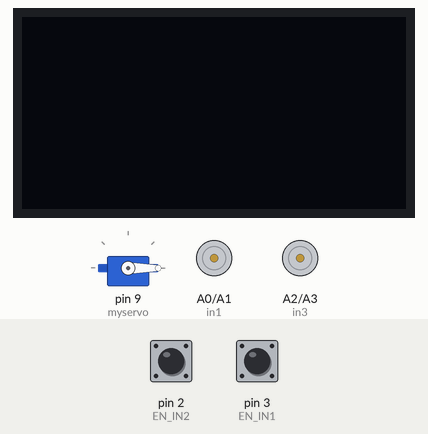
The sketch below on a simulated Arduino Uno, built with avr-gcc and run on an emulated ATmega328P. On the bench: 128×64 one-colour display, servo, motor-driver pin pairs drawn as motors (green arrow = first pin HIGH = forward, orange = second pin HIGH = backward, longer = more drive, scaled by the enable pin). The test bench sets the inputs (shaded band); at power-on: pin 2 (EN_IN2) HIGH, pin 3 (EN_IN1) HIGH.

Above: at 2.1 s.
At 3.05 s:
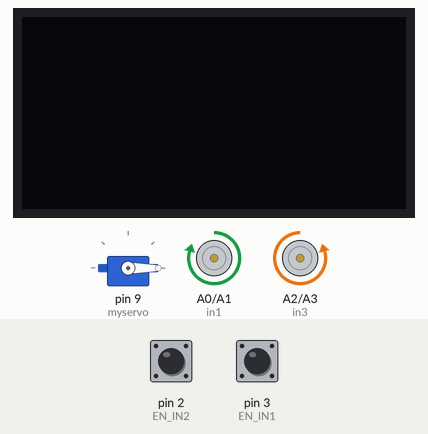
At 4.05 s:
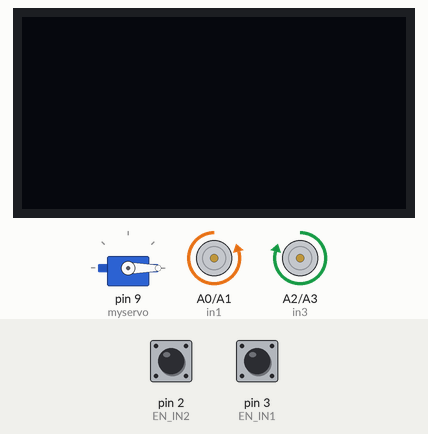
At 5.05 s:
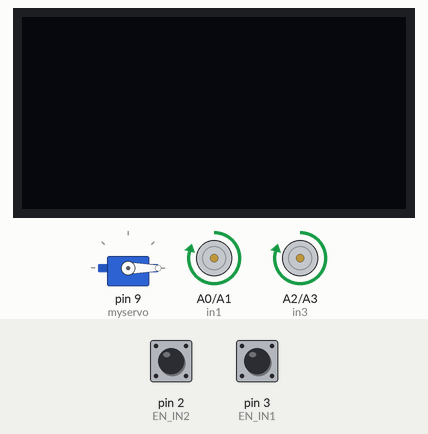
At 6.05 s:
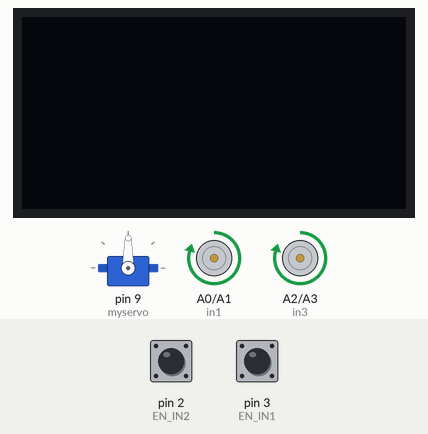
Timing chart, 0 to 7.3 s (numbered marks = the images above):
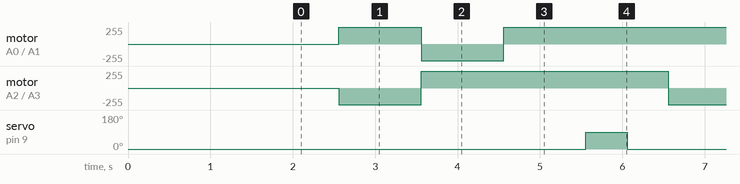

The sketch:

cmu.ino
```cpp
#include <Servo.h>
#include <Wire.h>
#include<SPI.h>
#include <Adafruit_GFX.h>
#include <Adafruit_SSD1306.h>


//.......................................SPI with Coral Dev Board Master................................................


//...................... declare an SSD1306 display object connected to I2C.................................
#define SCREEN_WIDTH 128 // OLED display width,  in pixels
#define SCREEN_HEIGHT 64 // OLED display height, in pixels
Adafruit_SSD1306 oled(SCREEN_WIDTH, SCREEN_HEIGHT, &Wire, -1);


//...............Encoder interupt and time counter declaration................................................
                                       //Arduino's interrrupt pin 3 and 2
#define EN_IN1 3 // Encoder Interupt 3
#define EN_IN2 2 //Encoder Interupt 2
//measurement interval in milliseconds
int interval = 1000;
//milliseconds counter during the interval
long previousMillis = 0;
long currentMillis = 0;


//...................RPM measurement variable..................................................................
#define EN_Rev 360
int rpm = 0;
float rpm_oriji;
//initializing encoder pulse count
volatile long encoderValue = 0;


//..................................  L298 MOTOR DRIVER CONTROL..................................................
int enA = 5; //enable motors A pwm
int enB = 6;//enable motors B pwm

int in1 = A0; //i motors A Direction
int in2 = A1;
int in3 = A2; // motors B Direction
int in4 = A3;

//.............................ULTRASONIC SENSOR.................................................................
// defines pins numbers
const int trigPin = 8;
const int echoPin = 4;
// defines variables
long duration;
int distance;


//............................Servo...........................................................

Servo myservo;
int Degree;


//..............................................................................................................................................................................................
void setup() {
   // For the serial monitor
  Serial.begin(9600);//baud rate

  //....................L298 MOTOR CONTROL............................
  pinMode(enA, OUTPUT);
  pinMode(in1, OUTPUT);
  pinMode(in2, OUTPUT);

  pinMode(enB, OUTPUT);
  pinMode(in3, OUTPUT);
  pinMode(in4, OUTPUT);


//.......................ULTRASONIC SENSOR...............................
   pinMode(trigPin, OUTPUT); // Sets the trigPin as an Output
  pinMode(echoPin, INPUT); // Sets the echoPin as an Input


//.........................INTERUPTS.......................................
  pinMode(EN_IN1, INPUT_PULLUP);//Internal pull up to rduce noise
  pinMode(EN_IN2, INPUT_PULLUP);
        //Attaching interrupt. updateEncoder increments encoder value
  attachInterrupt(digitalPinToInterrupt(EN_IN1), updateEncoder, RISING);
  attachInterrupt(digitalPinToInterrupt(EN_IN2), updateEncoder, RISING);
        //initializing the timer
  previousMillis = millis();


//.....................SPI COMMUNICATION WITH DEV BOARD.......................
pinMode(MISO,OUTPUT);
SPCR |= _BV(SPE);
SPI.attachInterrupt();


//...........................OLED.............................................
        // initialize OLED display with address 0x3C for 128x64
  if (!oled.begin(SSD1306_SWITCHCAPVCC, 0x3C)) {
    Serial.println(F("SSD1306 allocation failed"));
    while (true);
  }
  delay(2000);         // wait for initializing
  oled.clearDisplay(); // clear display
  oled.setTextSize(1);          // text size
  oled.setTextColor(WHITE);     // text color
  oled.setCursor(0, 10);        // position to display // text to display
  oled.display();
//...........................SERVO.............................................

   myservo.attach(9,600,2300);  // (pin 9, min 0, max 180 deg =2300 uSec, if 90deg =1450 uSec)

  }


//................................................................................................................
//................................................................................................................
void loop() {


  byte Slavesend=Degree;
  SPDR = Slavesend;


/*oled.println("Speed");
oled.println(rpm_oriji);
int CentiMetres = Get_Distance();
oled.println(CentiMetres);
oled.println("Meteres");
oled.display();
delay(20);
oled.clearDisplay();
oled.setTextSize(1);          // text size
oled.setTextColor(WHITE);     // text color
oled.setCursor(5, 10);        // position to display // text to display
oled.display();*/

Rotate_servo(0);
Left(250);
delay(1000);
Right(250);
delay(1000);
forward(250);
delay(1000);
Rotate_servo(90);


}
//..............................................................................................................................................................................

void updateEncoder(){
  //incrementing encoder value
  encoderValue++;
}
ISR (SPI_STC_vect)
{
  byte Slavereceived = SPDR;
  bool received = true;
  /*if (Slavereceived ==DegreeRead ){
    SPDR = Degree;
    }
    if (Slavereceived ==DistanceRead ){
    SPDR = Distance;
    }
    if (Slavereceived ==forward ){

    }
    if (Slavereceived == Back ){

    }
    if (Slavereceived == Left ){

    }
    if (Slavereceived == Right ){

    }
    if (Slavereceived == Stop ){

    }
    if (Slavereceived ==Degree  ){

    }*/


}

void  forward(int speed){
  digitalWrite(in1, HIGH);
  digitalWrite(in2, LOW);
  digitalWrite(in3, HIGH);
  digitalWrite(in4, LOW);

  analogWrite(enA, speed);
  analogWrite(enB, speed);

  //to update milliseconds every second
  currentMillis = millis();

  if (currentMillis - previousMillis > interval){
    previousMillis = currentMillis;

//calculating RPM. encoderValue is pulses/sec EN_REV is pulses/rev
  rpm = (float)(encoderValue * 60 / EN_Rev);
  rpm_oriji = rpm/3;

//Resetting the encoderValue
  encoderValue= 0;
  }
}


  void  Left(int speed){

  digitalWrite(in1, HIGH);
  digitalWrite(in2, LOW);
  digitalWrite(in3, LOW);
  digitalWrite(in4, HIGH);

  analogWrite(enA, speed);
  analogWrite(enB, speed);

  //to update milliseconds every second
  currentMillis = millis();

  if (currentMillis - previousMillis > interval){
    previousMillis = currentMillis;

//calculating RPM. encoderValue is pulses/sec EN_REV is pulses/rev
  rpm = (float)(encoderValue * 60 / EN_Rev);
  rpm_oriji = rpm/3;

//Resetting the encoderValue
  encoderValue= 0;
  }
  }


  void  Right(int speed){

  digitalWrite(in1, LOW);
  digitalWrite(in2, HIGH);
  digitalWrite(in3, HIGH);
  digitalWrite(in4, LOW);

  analogWrite(enA, speed);
  analogWrite(enB, speed);

  //to update milliseconds every second
  currentMillis = millis();

  if (currentMillis - previousMillis > interval){
    previousMillis = currentMillis;

//calculating RPM. encoderValue is pulses/sec EN_REV is pulses/rev
  rpm = (float)(encoderValue * 60 / EN_Rev);
  rpm_oriji = rpm/3;

//Resetting the encoderValue
  encoderValue= 0;
  }
 }


int Get_Distance(){
  // Clears the trigPin
  digitalWrite(trigPin, LOW);
  delayMicroseconds(2);
  // Sets the trigPin on HIGH state for 10 micro seconds
  digitalWrite(trigPin, HIGH);
  delayMicroseconds(10);
  digitalWrite(trigPin, LOW);
  // Reads the echoPin, returns the sound wave travel time in microseconds
  duration = pulseIn(echoPin, HIGH);
  // Calculating the distance 340m/s * Time(microseconds)=0.034*Time(seconds)
  distance = duration * 0.034 / 2;
  // Prints the distance on the Serial Monitor
  return distance;
 }


void Rotate_servo(int Angle){
   myservo.write(Angle);                  // sets the servo position according to the scaled value
  delay(500);
  }
```

Measured:
- by itself, motor on A0 (in1) / A1 (in2): repeats every 4.0 s: backward 250/255 1.0 s, forward 250/255 3.0 s
- by itself, motor on A2 (in3) / A3 (in4): alternates forward 250/255 for 3.0 s and backward 250/255 for 1.0 s
- by itself, servo on pin 9 (myservo): alternates 90° for 0.50 s and 0° for 3.5 s
